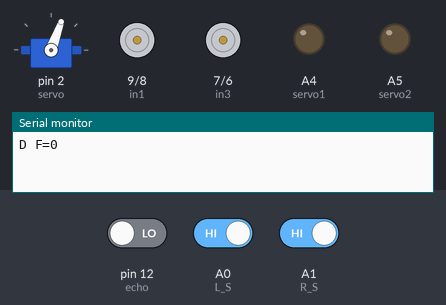
Bench run of a sketch on a simulated Arduino Uno, built with avr-gcc and run on an emulated ATmega328P. Shown: servo, motor-driver pin pairs drawn as motors (green arrow = first pin HIGH = forward, orange = second pin HIGH = backward, longer = more drive, scaled by the enable pin), output pins drawn as LEDs (lit = HIGH), the last lines printed to the serial monitor. Wiring (inferred from the names in the program): servo: signal pin 2. Inputs (shaded band) come from the test bench; at power-on: A0 (L_S) HIGH, A1 (R_S) HIGH, pin 12 (echo) LOW. Servo pulses on a pin are drawn as a servo (544–2400 µs = 0–180°); pins used as bus, display or sensor lines are not drawn.

Above: at 5.8 s.
5.9 s: A0 (L_S) driven LOW
At 7.8 s:
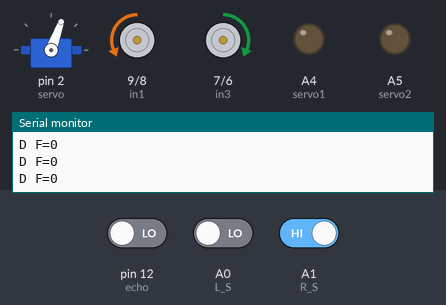
8.1 s: A1 (R_S) driven LOW
At 10.6 s:
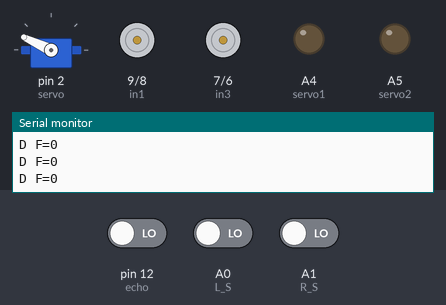
At 13.4 s:
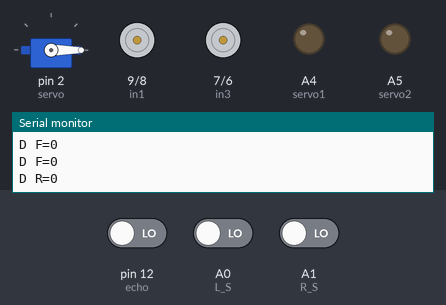
Timing chart, 0 to 23.4 s (numbered marks = the images above; inputs shaded):
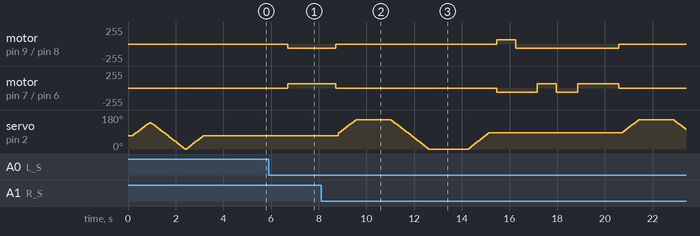

Measured:
- after the input at 5.9 s, motor on pin 9 (in1) / pin 8 (in2): stopped → backward 65/255 after 0.79 s; motor on pin 7 (in3) / pin 6 (in4): stopped → forward 65/255 after 0.79 s

The sketch:

patch7.ino
```cpp
#define enA 10 // Enable1 L298 Pin enA
#define in1 9  // Motor1 L298 Pin in1
#define in2 8  // Motor1 L298 Pin in2
#define in3 7  // Motor2 L298 Pin in3
#define in4 6  // Motor2 L298 Pin in4
#define enB 5  // Enable2 L298 Pin enB

#define L_S A0      // IR sensor Right
#define R_S A1      // IR sensor Left
#define middle_ir_left A3 // middle left ir
#define middle_ir_right A2 // middle right ir


#define echo 12     // Echo pin
#define trigger 13  // Trigger pin

#define delayTime 10 // Time delay in milliseconds for smooth motion
#define waitTime 1000

#define servo1 A4 // lower arm moter
#define servo2 A5 // lower middle arm moter
#define servo3 4 // lower upper arm moter
#define servo 2  // Servo pin
int Set=20;
int distance_L, distance_F, distance_R;


void setup(){ // put your setup code here, to run once

Serial.begin(9600); // start serial communication at 9600bps

pinMode(R_S, INPUT); // declare if sensor as input
pinMode(L_S, INPUT); // declare ir sensor as input

pinMode(echo, INPUT );// declare ultrasonic sensor Echo pin as input
pinMode(trigger, OUTPUT); // declare ultrasonic sensor Trigger pin as Output


pinMode(enA, OUTPUT); // declare as output for L298 Pin enA
pinMode(in1, OUTPUT); // declare as output for L298 Pin in1
pinMode(in2, OUTPUT); // declare as output for L298 Pin in2
pinMode(in4, OUTPUT); // declare as output for L298 Pin in3
pinMode(in3, OUTPUT); // declare as output for L298 Pin in4
pinMode(enB, OUTPUT); // declare as output for L298 Pin enB

analogWrite(enA, 65); // Write The Duty Cycle 0 to 255 Enable Pin A for Motor1 Speed
analogWrite(enB, 65); // Write The Duty Cycle 0 to 255 Enable Pin B for Motor2 Speed

servoPulse(servo1, 70);
servoPulse(servo2, 70);
servoPulse(servo3, 80);


pinMode(servo, OUTPUT);
pinMode(servo1,OUTPUT);
pinMode(servo2,OUTPUT);

 for (int angle = 70; angle <= 140; angle += 5)  {
   servoPulse(servo, angle);  }
 for (int angle = 140; angle >= 0; angle -= 5)  {
   servoPulse(servo, angle);  }

 for (int angle = 0; angle <= 70; angle += 5)  {
   servoPulse(servo, angle);  }

distance_F = Ultrasonic_read();

delay(500);
}


void loop(){
//==============================================
//     Line Follower and Obstacle Avoiding
//==============================================

distance_F = Ultrasonic_read();
Serial.print("D F=");Serial.println(distance_F);


//if Right Sensor and Left Sensor are at White color then it will call forword function
if ((digitalRead(R_S) == 0) && (digitalRead(L_S) == 0)) {
  if (distance_F > Set) {
    if (digitalRead(middle_ir_left) == HIGH) {
      Stop();
      for (int angle = 70; angle <= 150; angle++) {
        servoPulse(servo1, angle);
        delay(delayTime);
      }

      delay(waitTime);  // Wait at the end position

      for (int i =70;i<=150;i++) {
       servoPulse(servo2,i);
       delay(5);
      }
      delay(2000);

      for (int k =80;k<=90;k++) {  // top arm moter start
       servoPulse(servo3,k);
       delay(5);
      }

      delay(3000);

       for (int l =90;l>=80;l--) {  // top arm moter retact
       servoPulse(servo3,l);
       delay(10);
      }
      // Move from end position back to start position
       for (int j =150;j>=70;j--) {
       servoPulse(servo2,j);
       delay(10);
      }

      // Move from end position back to start position
      for (int angle = 150; angle >= 70; angle--) {
        servoPulse(servo1, angle);
        delay(delayTime);
      }

      delay(waitTime);  // Wait at the start position
      forword();
    }
     else if (digitalRead(middle_ir_right) == HIGH) {
  Stop();
  for (int angle = 70; angle >= 0; angle--) { // Fix the loop condition here
    servoPulse(servo1, angle);
    delay(delayTime);
  }

  delay(waitTime);  // Wait at the end position

  for (int i =70;i<=150;i++) {
       servoPulse(servo2,i);
       delay(5);
      }
      delay(2000);

      for (int k =80;k<=90;k++) {  // top arm moter start
       servoPulse(servo3,k);
       delay(5);
      }

      delay(3000);

       for (int l =90;l>=80;l--) {  // top arm moter retact
       servoPulse(servo3,l);
       delay(10);
      }

      // Move from end position back to start position
       for (int j =150;j>=70;j--) {
       servoPulse(servo2,j);
       delay(10);
      }

  // Move from end position back to start position
  for (int angle = 0; angle <= 70; angle++) { // Fix the loop condition here
    servoPulse(servo1, angle);
    delay(delayTime);
  }

  delay(waitTime);  // Wait at the start position
  forword();
} else {
  forword();
}

  } else {
    Check_side();
  }
}


//if Right Sensor is Black and Left Sensor is White then it will call turn Right function
else if((digitalRead(R_S) == 1)&&(digitalRead(L_S) == 0)){turnLeft();}

//if Right Sensor is White and Left Sensor is Black then it will call turn Left function
else if((digitalRead(R_S) == 0)&&(digitalRead(L_S) == 1)){turnRight();}

//if Right Sensor is Black and Left Sensor is Black then it will call turn Stop function
else if((digitalRead(R_S) == 1)&&(digitalRead(L_S) == 1)){Stop();}


delay(10);
}
void servoPulse (int pin, int angle){
int pwm = (angle*12) + 500;      // Convert angle to microseconds
 digitalWrite(pin, HIGH);
 delayMicroseconds(pwm);
 digitalWrite(pin, LOW);
 delay(50); // Refresh cycle of servo
}


//**********************Ultrasonic_read****************************
long Ultrasonic_read(){
  digitalWrite(trigger, LOW);
  delayMicroseconds(2);
  digitalWrite(trigger, HIGH);
  delayMicroseconds(10);
  long time = pulseIn (echo, HIGH);
  return time / 29 / 2;
}

void compareDistance(){
    if(distance_L > distance_R){
  turnLeft();
  delay(800);
  forword();
  delay(900);
  turnRight();
  delay(800);
  forword();
  delay(900);
  turnRight();
  delay(700);
  }
  else{
  turnRight();
  delay(800);
  forword();
  delay(900);
  turnLeft();
  delay(800);
  forword();
  delay(900);
  turnLeft();
  delay(700);
  }
}

void Check_side(){
    Stop();
    delay(100);
 for (int angle = 85; angle <= 155; angle += 5)  {
   servoPulse(servo, angle);  }
    delay(300);
    distance_R = Ultrasonic_read();
    Serial.print("D R=");Serial.println(distance_R);
    delay(100);
  for (int angle = 155; angle >= 0; angle -= 5)  {
   servoPulse(servo, angle);  }
    delay(500);
    distance_L = Ultrasonic_read();
    Serial.print("D L=");Serial.println(distance_L);
    delay(100);
 for (int angle = 0; angle <= 85; angle += 5)  {
   servoPulse(servo, angle);  }
    delay(300);
    compareDistance();
}

void forword(){  //forword
digitalWrite(in1, LOW); //Left Motor backword Pin
digitalWrite(in2, HIGH); //Left Motor forword Pin
digitalWrite(in4, HIGH); //Right Motor forword Pin
digitalWrite(in3, LOW); //Right Motor backword Pin
}
void backword(){  //backword
digitalWrite(in1, HIGH); //Left Motor forword Pin
digitalWrite(in2, LOW); //Left Motor backword Pin
digitalWrite(in4, LOW); //Right Motor backword Pin
digitalWrite(in3, HIGH); //Right Motor forword Pin
}
void turnRight(){ //turnRight
digitalWrite(in2, LOW); //Left Motor backword Pin
digitalWrite(in1, HIGH); //Left Motor forword Pin
digitalWrite(in3, LOW); //Right Motor forword Pin
digitalWrite(in4, HIGH); //Right Motor backword Pin
}

void turnLeft(){ //turnLeft
digitalWrite(in2, HIGH); //Left Motor backword Pin
digitalWrite(in1, LOW); //Left Motor forword Pin
digitalWrite(in3, HIGH); //Right Motor forword Pin
digitalWrite(in4, LOW); //Right Motor backword Pin
}

void Stop(){ //stop
digitalWrite(in1, LOW); //Left Motor backword Pin
digitalWrite(in2, LOW); //Left Motor forword Pin
digitalWrite(in3, LOW); //Right Motor forword Pin
digitalWrite(in4, LOW); //Right Motor backword Pin
}
```
